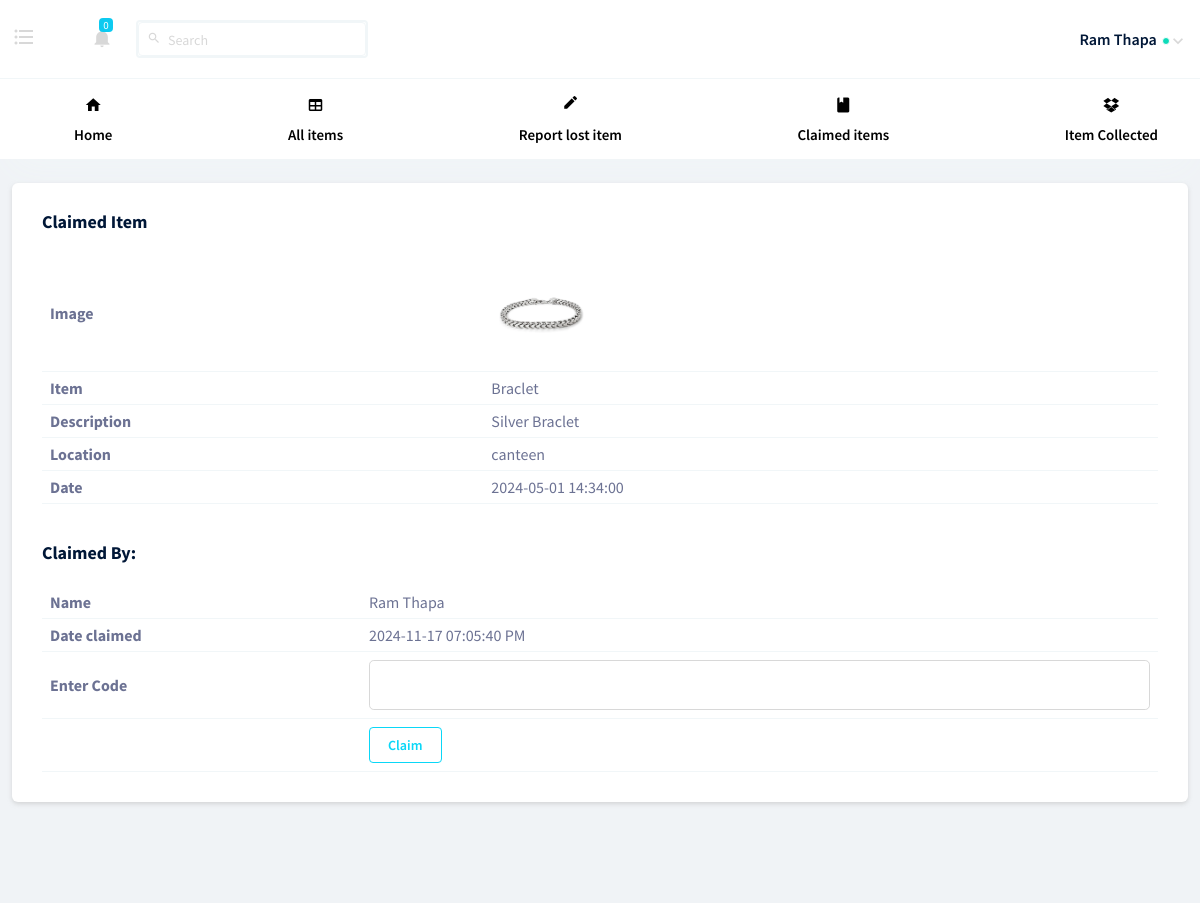
The page /pages/user/claim.php?ID=55 (signed in) on the database its author committed.
### tables this page shows
CREATE TABLE `all_items` (
  `ID` int(11) NOT NULL,
  `item` varchar(200) NOT NULL,
  `description` varchar(500) DEFAULT NULL,
  `date` datetime DEFAULT NULL,
  `location` varchar(200) DEFAULT NULL,
  `image` varchar(500) DEFAULT NULL,
  `collected` int(11) NOT NULL DEFAULT 0
);

### pages/user/claim.php (the view, shortened to what this page needs)
<?php
require "connection.php";
if(isset($_SESSION['user_id'])){
?>
<!DOCTYPE html>
<html lang="en">
<head>
    <link rel="stylesheet" href="../../vendors/mdi/css/materialdesignicons.min.css">
    <link rel="stylesheet" href="../../vendors/base/vendor.bundle.base.css">
    <link rel="stylesheet" href="../../css/style.css">
</head>
<body>
    <div class="container-scroller">
        <div class="horizontal-menu">
            <nav class="navbar top-navbar col-lg-12 col-12 p-0">
                <div class="container-fluid">
                    <div class="navbar-menu-wrapper d-flex align-items-center justify-content-between">
                        <ul class="navbar-nav navbar-nav-left">
                            <li class="nav-item ms-0 me-5 d-lg-flex d-none">
                                <a href="#" class="nav-link horizontal-nav-left-menu"><i class="mdi mdi-format-list-bulleted"></i></a>
                            </li>
                            <li class="nav-item dropdown">
                                <a class="nav-link count-indicator dropdown-toggle d-flex align-items-center justify-content-center" id="notificationDropdown" href="#" data-bs-toggle="dropdown">
                                    <i class="mdi mdi-bell mx-0"></i>
                                    <?php
                                    $sql = "SELECT * FROM notification n
                                            JOIN all_items a ON n.ID = a.ID
                                            WHERE UID = ?";
                                    $stmt = $conn->prepare($sql);
                                    $stmt->bind_param("i", $_SESSION['user_id']);
                                    $stmt->execute();
                                    $result = $stmt->get_result();
                                    $row = mysqli_num_rows($result);
                                    echo '<span class="count bg-info">' . $row . '</span>';
                                    ?>
                                </a>
                            </li>
                            <li class="nav-item nav-search d-none d-lg-block ms-3 border border-2 rounded">
                                <div class="input-group">
                                    <div class="input-group-prepend">
                                        <span class="input-group-text" id="search">
                                            <i class="mdi mdi-magnify"></i>
                                        </span>
                                    </div>
                                    <form method="get" action="search.php">
                                        <input type="search" class="form-control text-dark" placeholder="Search" aria-label="search" aria-describedby="search" name="search">
                                    </form>
                                </div>
                            </li>
                        </ul>
                        <ul class="navbar-nav navbar-nav-right">
                            <li class="nav-item nav-profile dropdown">
                                <a class="nav-link dropdown-toggle" href="#" data-bs-toggle="dropdown" id="profileDropdown">
                                    <span class="nav-profile-name"><?php echo $_SESSION['fname'] . " " . $_SESSION['lname']; ?></span>
                                    <span class="online-status"></span>
                                </a>
                            </li>
                        </ul>
                    </div>
                </div>
            </nav>
            <nav class="bottom-navbar">
                <div class="container">
                    <ul class="nav page-navigation">
                        <li class="nav-item">
                            <a class="nav-link" href="home.php">
                                <i class="mdi mdi-home menu-icon"></i>
                                <span class="menu-title">Home</span>
                            </a>
                        </li>
                        <li class="nav-item">
                            <a href="all_item.php" class="nav-link">
                                <i class="mdi mdi-table menu-icon"></i>
                                <span class="menu-title">All items</span>
                            </a>
                        </li>
                        <li class="nav-item">
                            <a href="item_lost_form.php" class="nav-link">
                                <i class="mdi mdi-border-color menu-icon"></i>
                                <span class="menu-title">Report lost item</span>
                            </a>
                        </li>
                        <li class="nav-item">
                            <a href="claimed.php" class="nav-link">
                                <i class="mdi mdi-book menu-icon"></i>
                                <span class="menu-title">Claimed items</span>
                            </a>
                        </li>
                        <li class="nav-item">
                            <a href="item_collected.php" class="nav-link">
                                <i class="mdi mdi-dropbox menu-icon"></i>
                                <span class="menu-title">Item Collected</span>
                            </a>
                        </li>
                    </ul>
                </div>
            </nav>
        </div>
        <div class="container-fluid page-body-wrapper">
            <div class="main-panel">
                <div class="content-wrapper">
                    <div class="col-md-12 grid-margin stretch-card">
                        <div class="card">
                            <div class="card-body">
                                <h4 class="card-title">Claimed item</h4>
                                <?php
                                if (isset($_GET['ID'])) {
                                    $ID =filter_var($_GET['ID'], FILTER_SANITIZE_NUMBER_INT);
                                } else {
                                    echo "Item ID not provided in the URL.";
                                }
                                $sql = "SELECT * FROM `all_items`  WHERE ID=?";
                                $stmt = $conn->prepare($sql);
                                $stmt->bind_param("i", $ID);
                                $stmt->execute();
                                $result = $stmt->get_result();
                                if (mysqli_num_rows($result) > 0) {
                                    while ($row = mysqli_fetch_assoc($result)) {
                                        $img = $row['image'];
                                        $uploadDir = "../images/";
                                        $targetPath = $uploadDir . basename($img);
                                        $item = $row['item'];
                                        $description = $row['description'];
                                        $date_found = $row['date'];
                                ?>
                                        <div class="table-responsive">
                                            <table class="table ">
                                                <tr>
                                                    <th>Image</th>
                                                    <?php echo '<td><img  style="width:100px; height:100px; border-radius:0;" src="' . $targetPath . '" alt="' . $img . '"></td>'; ?>
                                                </tr>
                                                <tr>
                                                    <th>Item</th>
                                                    <?php echo '<td>' . $item . '</td>'; ?>
                                                </tr>
                                                <tr>
                                                    <th>Description</th>
                                                    <?php echo '<td>' . $description . '</td>';   ?>
                                                </tr>
                                                <tr>
                                                    <th>Location</th>
                                                    <?php echo '<td>' . $row['location'] . '</td>'; ?>
                                                </tr>
                                                <tr>
                                                    <th>Date</th>
                                                    <?php echo '<td>' . $date_found . '</td>'; ?>
                                                </tr>
                                            </table>
                                        <br><br>
                                        <h4 class="card-title">Claimed by:</h4>
                                        <div class="table-responsive">
                                            <table class="table">
                                                <form action="" method="post">
                                                    <tr>
                                                        <th>Name</th>
                                                        <?php echo '<td>' . $_SESSION['fname'] . " " . $_SESSION['lname'] . '</td>'; ?>
                                                    </tr>
                                                    <tr>
                                                        <th>Date claimed</th>
                                                        <td id="td"><?php   date_default_timezone_set('Asia/Kathmandu');
                                                                        $current_date = date('Y-m-d h:i:s A');
                                                                        echo $current_date; ?></td>
                                                    </tr>
                                                    <tr>
                                                    <th>Enter Code </th>
                                                    <td><input class="form-control form-control-lg border-light" type="text" name="code" td></td>
                                                    </tr>
                                                    <tr>
                                                        <th></th>
                                                        <td><input class="btn btn-outline-info btn-fw" onclick="return checkFormCompletion()" type="submit" name="claim" value="Claim"></td>
                                                    </tr>
                                                </form>
                                            </table>
                                        </div>
                            </div>
                        </div>
                    </div>
                    <?php
                                    }
                                } else {
                                    echo  "No Data Found";
                                }
                                ?>
                </div>
        </div>
    </div>
    </div>
    </div>
</body>
</html>
<?php
} else {
    header("location:login.php");
}
?>

### rows shown on the page
all_items: image (picture), item "Braclet", description "Silver Braclet", location "canteen", date "2024-05-01 14:34:00"

### other values the page prints
$row "0"
$_SESSION['fname'] "Ram"
$_SESSION['lname'] "Thapa"
